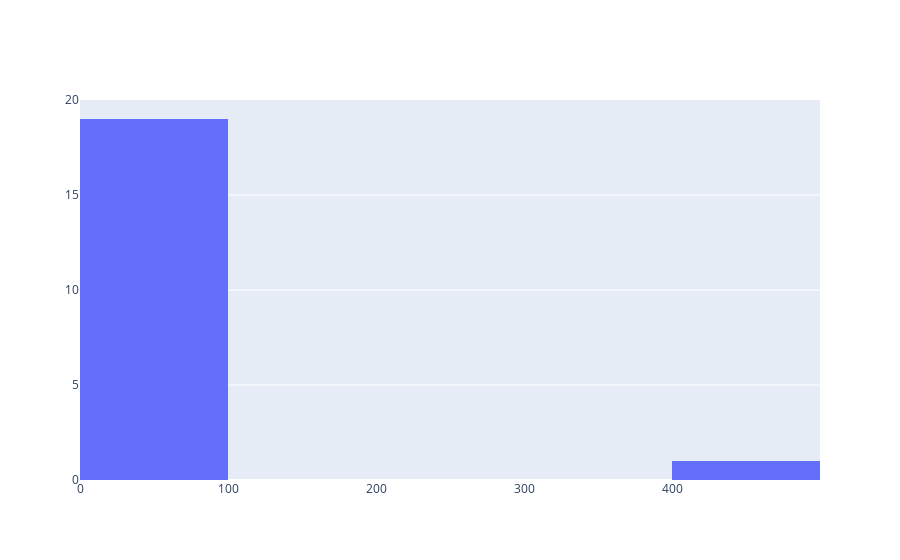

Notebook source saved alongside this figure:
### Code cell
fig = go.Figure(data = [go.Histogram(x=x)])
fig.show()

### Figure 1 — Plotly figure (JSON) as saved in the notebook; plotly's stock layout.template omitted (floating-point values rounded to 4 significant figures)
{"data": [{"type": "histogram", "x": [1, 2, 3, 3, 4, 4, 5, 5, 6, 6, 7, 78, 9, 90, 8, 7, 5, 434, 45, 5]}], "layout": {}}
